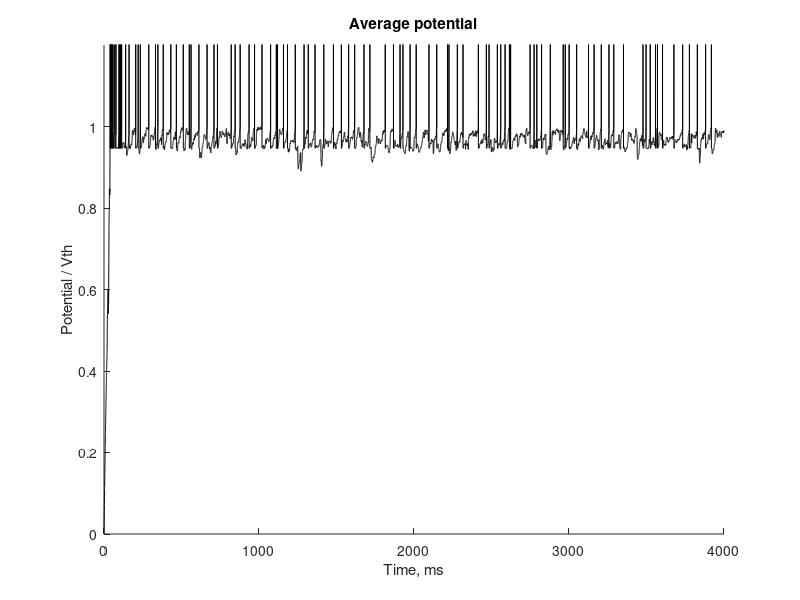

Source code (MATLAB):
%% Print Analysed Raw Data
function pard
global pi
pi = 3.14159265359;
    fprintf('\n\t\tNew instance %4.0f\n', random('Uniform', 1, 99999));

    LOAD_NEURON_PARAMETERS = 0;
    LOAD_POTENTIALS = 1;
    LOAD_SYNAPSE_DATA = 0;
    LOAD_SPIKES = 0;
    LOAD_SYNAPSES = 0;
    LOAD_CURRENTS = 0;
    LOAD_STIM_SYNAPSE = 0;
    LOAD_STIM_NEURON = 0;
    
    CALCULATE_AVERAGE_POTENTIAL = LOAD_POTENTIALS * 1;              %Plots an average potential vs time
    CALCULATE_PSD_POTENTIAL = CALCULATE_AVERAGE_POTENTIAL * 0;      %Plots a PSD (power spectral density) based on neuron potentials
    CALCULATE_AVERAGE_CURRENT = LOAD_CURRENTS * 1;                  %Plots average synaptic current (with SD) vs time
    CALCULATE_PSD_CURRENT = CALCULATE_AVERAGE_CURRENT * 1;          %Plots a PSD (power spectral density) based on synaptic currents
    CALCULATE_BG_CURRENT_HISTOGRAM = LOAD_NEURON_PARAMETERS * 1;    %Plots a histogram of background currents of neurons
    CALCULATE_STIM_NEURON_HISTOGRAM = LOAD_STIM_NEURON * 1;         %Plots a histogram of background currents of neurons
    CALCULATE_STIM_SYNAPSE_HISTOGRAM = LOAD_STIM_SYNAPSE * 1;         %Plots a histogram of background currents of neurons
    
    CALCULATE_ACTIVITY_HISTOGRAM = LOAD_SPIKES * 0;                 %Plots an activity histogram (activity of network vs time)
    CALCULATE_AVERAGE_ISI = LOAD_SPIKES * 0;                        %Plots average InterSpike Interval vs time
    CALCULATE_ISI_HISTOGRAM = LOAD_SPIKES * 0;                      %Plots a histogram of ISI
    
    FIND_BURSTS = CALCULATE_ACTIVITY_HISTOGRAM * 0;                 %Finds bursts and marks them on other plots
    BURSTS_STATISTICS = FIND_BURSTS * 1;                            %Calculates and outputs some statistics about bursts, like length, amount os spikes, etc.
    CALCULATE_IBI = FIND_BURSTS * 0;    PLOT_IBI = CALCULATE_IBI * 0;%Calculates (and Plots resp.) time since last burst vs time.
    CALCULATE_IBI_HISTOGRAM = CALCULATE_IBI * 1;                    %Plots InterBurst Interval histogram vs time.
    FULL_BURST_AMPLITUDE = FIND_BURSTS * LOAD_SYNAPSES * 1;         %Calculates amplitude of bursts in terms of active synapses. Very slow.

%%%%%%%%%%%%%%%%%%%%%%%%%%%LOADING FROM FILES%%%%%%%%%%%%%%%%%%%%%%%%%%%%%%
    %% Analyzing parameters.txt
    fid = fopen('data/parameters.txt');
    fscanf(fid,'________Simulation parameters:\n');
    ton = fscanf(fid,'Type of neurons = %s');
    tos = fscanf(fid,'\nType of synapses = %s');
    N = fscanf(fid,'Neurons in simulation = %f;');
    p = fscanf(fid,'\nProbability of connection = %f;');
    time_length = fscanf(fid,'\nLength of simulation (msec) = %f;');
    tbe = fscanf(fid,'\nTime between exports (msec) = %f');
    fscanf(fid,'%s', 1);
    tbvie = fscanf(fid,'\nTime between I/V exports (msec) = %f');
    dt = fscanf(fid,';\nTime-step (msec) = %f;');
    fscanf(fid,'\n');
    tbwe = fscanf(fid,'\nTime between weight exports = %f;');
    aoin = fscanf(fid,'\nAmount of inhibitory neurons = %f;');
    tostim = fscanf(fid,'\nType of stimulation = %f;');
    syn_noise_freq = fscanf(fid,'\nSynaptic noise frequency = %f;');
    tau_stim = fscanf(fid,'\nTau stimulation = %f;');
    min_noise = fscanf(fid,'\nMin noise = %f;');
    max_noise = fscanf(fid,'ax noise = %f;');
    mean_stim = fscanf(fid,'\nMean stimulation = %f;');
    sd_stim = fscanf(fid,'\nSigma stimulation = %f;');
    import_neurons = fscanf(fid,'\nImport neurons = %d;');
    import_synapses = fscanf(fid,'synapses = %d;');
    fclose(fid);

    number_of_exports = floor(time_length / tbvie) + 1;
    fprintf('Parameters loaded.\n');

    %% Analyzing output.txt%%%%%%%%%%%%%%%%%%%%%%%%%%%%%%%%%%%%%%%%%%%%%%%%%%%%%%%%%%%%%%%%%%%%%%%%%%%%%%%%%%%%%%%%%%%%%%%%%%%%%%%%%%%%%%%%%%%%%
    TOGLER = 1;
    if LOAD_POTENTIALS == 1
        if TOGLER == 0
            fid = fopen('data/output.txt');
        else
            fid = fopen('data/output2.txt');
        end
        V = zeros(number_of_exports, N);
        time13 = zeros(1, number_of_exports);
        for i=1 : 1 : number_of_exports
            time13(i) = fscanf(fid, '_________Time = %f');
            fscanf(fid, '\n____Potentials:\n');
            asd = fscanf(fid, '%f ', [1 N]);
            for j=1 : 1 : N
                V(i, j) = asd(j);
            end
            fscanf(fid, '\n');
        end
        fclose(fid);
        fprintf('Output loaded.\n');
    end

    %% Analyzing spikes.txt
    if LOAD_SPIKES == 1
        fid = fopen('data/spikes.txt');
        rastr1 = fscanf(fid, '%f %f', [2 inf]);
        fclose(fid);
        rastr = rastr1(2,:);
        rastr_time = rastr1(1, :);
        rastr = rastr.';
        rastr_time = rastr_time.';
        num = size(rastr, 1);
        max_rastr_time = max(rastr_time);
        fprintf('Spikes loaded.\n');
        disp(size(rastr));
    end

    %% Analysing current.txt
    if LOAD_CURRENTS == 1
        fid = fopen('data/current.txt');
        I = zeros(number_of_exports, N);
        I_time = zeros(1, number_of_exports);
        for i=1 : 1 : number_of_exports
            I_time(i) = fscanf(fid, '_________Time = %f');
            asd = fscanf(fid, '%f ', [1 N]);
            for j=1 : 1 : N
                I(i, j) = asd(j);
            end
            fscanf(fid, '\n');
        end
        fclose(fid);
        fprintf('Currents loaded.\n');
    end
    
    fprintf('\tSimulation loaded.\n\n');
%%%%%%%%%%%%%%%%%%%%%%%%CALCULATING DATA%%%%%%%%%%%%%%%%%%%%%%%%%%%%%%%%%%%
    %% Calculate average potential
    if CALCULATE_AVERAGE_POTENTIAL == 1
        V_average = zeros(1, number_of_exports);
        for i=1 : 1 : number_of_exports
            for j=1 : 1 : N
                V_average(i) =  V(i, j);
            end
            V_average(i) = V_average(i) ;
        end
        fprintf('Average potential calculated.\n');
    end

    %% Activity histogram
    if CALCULATE_ACTIVITY_HISTOGRAM == 1
        time_int_spikes = 1;
        integrated_spikes_amount = floor(time_length / time_int_spikes)+1;
        integrated_spikes = zeros(1, integrated_spikes_amount);
        integrated_spikes_time = zeros(1, integrated_spikes_amount);
        for i=1 : 1 : num
            integrated_spikes(floor(rastr_time(i) / time_int_spikes)+1) = ...
              integrated_spikes(floor(rastr_time(i) / time_int_spikes)+1) + 1;
        end
        integrated_spikes_time = 0 : time_int_spikes : ...
            (integrated_spikes_amount - 1) * time_int_spikes;
        integrated_spikes = integrated_spikes / N;
        fprintf('Activity histogram calculated.\n');
    end

    fprintf('\t\tData analysed.\n');
%%%%%%%%%%%%%%%%%%%%%%%%PLOTTING DATA%%%%%%%%%%%%%%%%%%%%%%%%%%%%%%%%%%%%%%
    plotnum = 1;    %number of the free figure
    %% Average potential%%%%%%%%%%%%%%%%%%%%%%%%%%%%%%%%%%%%%%%%%%%%%%%%%%%%%%%%%%%%%%%%%%%%%%%%%%%%%%%%%%%%%%%%%%%%%%%%%%%%%%%%%%%%%%%%%%%%%%%%%%%%%%%%%%
    if CALCULATE_AVERAGE_POTENTIAL == 1
        figure(plotnum);
        hold on
        if TOGLER == 0
            plot(time13, V_average / 15);
        else
            plot(time13, V_average / 15, 'k');
        end
        axis([0 max(max(time13)) 0 1.2]);
        title('Average potential');
        xlabel('Time, ms');
        ylabel('Potential / Vth');
        plotnum = plotnum + 1;
    end

    %% RASTER
    if LOAD_SPIKES == 1
        figure(plotnum);
        hold on;
        plot(rastr_time, rastr, 'k.','MarkerSize',1);
        if FIND_BURSTS == 1
            for i=1 : 1 : amount_of_bursts
                plot([burst_time(i) burst_time(i)], [0 N], 'r');
            end
        end
        plot([max_rastr_time max_rastr_time], [0 N], 'g.-');
        title('Raster plot of spiking neurons');
        axis([0 time_length 0 N]);
        xlabel('Time, ms');
        ylabel('Number of neuron');
        hold off;
        plotnum = plotnum + 1;
    end

    %% Activity
    if CALCULATE_ACTIVITY_HISTOGRAM == 1
        figure(plotnum);
        hold on;
        plot(integrated_spikes_time, integrated_spikes);
        plot([max_rastr_time max_rastr_time], [0 N], 'g.-');
        if FIND_BURSTS == 1
            for i=1 : 1 : amount_of_bursts
                plot([burst_time(i) burst_time(i)], [0 burst_amps(i)/N], 'r');
            end
        end
        title('Fraction of neurons spiking per time');
        axis([0 time_length 0 1]);
        xlabel('Time, ms');
        ylabel('Fraction of network');
        hold off;
        plotnum = plotnum + 1;
    end
    

    fprintf('\n');
    
end

function answ = normalDistrTheor(average, sd, index)
global pi
    answ = 1 ./ (sqrt(2.*pi).*sd) .* exp(- (index - average).^2 ./ (2 .* sd.^2));
end

function [index answ] = createDefiniteHistogram(data, min, max, step, N)
    if step > 0
        index = min : step : max;
        N = length(index);
    else
        step = (max - min) / (N - 1);
        index = min : step : max;
    end
    answ = zeros(1, N);
    for i=1 : 1 : length(data)
        buf = floor( (data(i) - min) / step) + 1;
        answ(buf) = answ(buf) + 1;
    end
end
